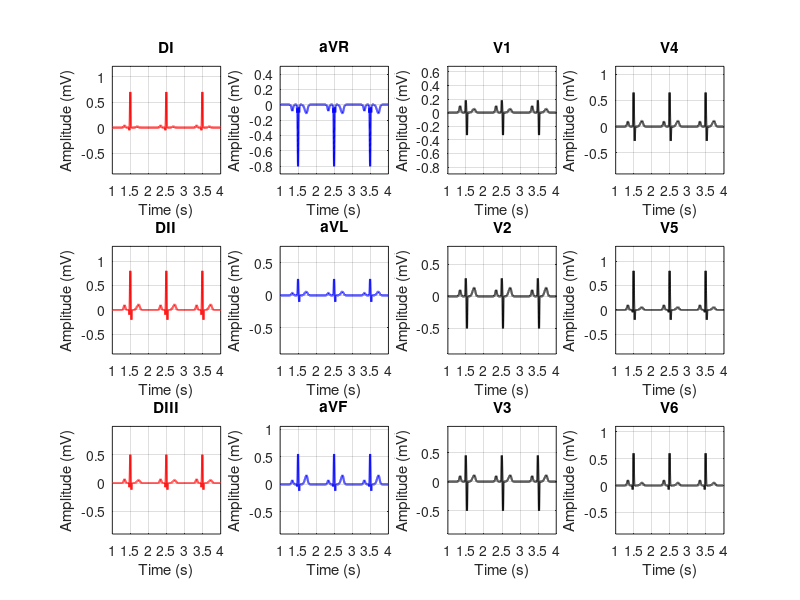

Reproduce this figure in MATLAB. (Note: this script raises an error after producing the figure.)
%CÓDIGO HEartLab - Artificial ECG Signal Generator - Version 3 - 19/07/2024
% This code generates artificial 12-lead ECG signals.
% The signals are generated through sinusoidal functions of different orders.
% It is possible to choose the electrical amplitudes (mV) of the P, Q, R, S, T waves of
% the 12 leads.
% It is possible to choose the heart rate in BPM and the sampling frequency.
% An Electrocardiogram Figure is plotted.
% The generated signals work with a sampling frequency of 4kHz and 8s.
% The code is simple, just run each section.
% Author - José Junior

clear; clc;

%% Values of Sine Functions

NP = 240; NQ = 9000; NR = 1800; NS = 3000; NT = 138;    NTT = 138;  % Exponents of sine functions
DP = 0.5; DQ = 0.08; DR = 0;    DS = -0.1; DT = -0.75; DTT = -0.6; % Phase shifts

FF = 3.149; % Frequency factor of the Mathematical Modeling
FA = 4000; % Sampling frequency

% Values of Amplitudes of P, Q, R, S, T, and TT waves for the 12 Leads
% ---The T wave is formed by two T and TT waves, due to its asymmetry---
Amplitudes = [
      % P        % Q       % R        % S       % T       % TT
    0.0500   -0.0500   0.7000   -0.0020   0.0010   0.0300;   % DI
    -0.080   -0.1000   -0.800   -0.1000   -0.100   -0.050;   % aVR
    0.1000   0.00000   0.1800   -0.3300   0.0500   0.0250;   % V1
    0.1000   0.00000   0.6500   -0.2700   0.1000   0.0500;   % V4
    0.1000   -0.1000   0.8000   -0.2000   0.1000   0.0500;   % DII
    0.0400   0.00000   0.2500   -0.1000   0.0500   0.0250;   % aVL
    0.1000   0.00000   0.2800   -0.5000   0.1200   0.0600;   % V2
    0.1000   -0.0500   0.8000   -0.2000   0.0500   0.0250;   % V5
    0.0700   -0.0750   0.5000   -0.1160   0.0500   0.0250;   % DIII
    0.0750   -0.0400   0.5500   -0.1160   0.1500   0.0625;   % aVF
    0.1000   0.00000   0.4500   -0.5000   0.1000   0.0500;   % V3
    0.1000   -0.0750   0.6000   -0.0020   0.0500   0.0250    % V6
];

% Time and sampling frequency
t = linspace(0,8,8*FA);

% Preallocation of array to store the ECG waves
O_ECG = cell(1, 12);

%% Determination of Heart Rate in BPM

% Choose the Heart Rate by entering a value in BPM
fc = 60;

% Assignment of Value
FF = FF * (fc/60);

%% Generation of Artificial ECG Waveforms

for i = 1:12
    % Extract the Amplitudes for the Current Lead
    AP = Amplitudes(i, 1);
    AQ = Amplitudes(i, 2);
    AR = Amplitudes(i, 3);
    AS = Amplitudes(i, 4);
    AT = Amplitudes(i, 5);
    ATT = Amplitudes(i, 6);
    
    % Calculate the Functions for the Current Lead
    FP = (AP * ((sin(t * FF + DP)).^NP));
    FQ = (AQ * ((sin(t * FF + DQ)).^NQ));
    FR = (AR * ((sin(t * FF + DR)).^NR));
    FS = (AS * ((sin(t * FF + DS)).^NS));
    FT = (AT * ((sin(t * FF + DT)).^NT)) + (ATT * ((sin(t * FF + DTT)).^NTT));
    
    % Sum the Functions to obtain the ECG Waveform
    OD = FP + FQ + FR + FS + FT;
    
    % Store the ECG Waveform in the Corresponding Cell
    O_ECG{i} = OD;
end

%% Plotting the Artificial Electrocardiogram (ECG)

% Creation of the Artificial Electrocardiogram (ECG) Figure
F = figure('color', 'white', 'Position', [40 40 1200 900]);

% List of Names of the 12 Leads
Lead = {'DI', 'aVR', 'V1', 'V4', 'DII', 'aVL', 'V2', 'V5', 'DIII', 'aVF', 'V3', 'V6'};
% List of Colors for each Lead Group
colors = {'r', 'b', 'k', 'k', 'r', 'b', 'k', 'k', 'r', 'b', 'k', 'k'};

% Define time limits
lower_time_limit = 1;  % adjust as necessary
upper_time_limit = 4;  % adjust as necessary

% Generate the Plot for each Lead
for i = 1:12
    subplot(3, 4, i);  % 3 rows and 4 columns of subplots
    plot(t, O_ECG{i}, 'LineWidth', 1.5, 'Color', colors{i});  % Plot the Waveform
    xlabel('Time (s)');  % X-axis
    ylabel('Amplitude (mV)');  % Y-axis
    title(Lead{i});  % Title of the subplot
    grid on;  % Add grid to the subplot
    ylim([-0.9, max(O_ECG{i}) + 0.5]);  % Adjust the Y-axis limits
    xlim([lower_time_limit, upper_time_limit]);  % Adjust the X-axis limits
end

% Create the Formatted Title of the ECG Figure
title = sprintf('Artificial Electrocardiogram - HEartLab - %d BPM', fc);

% Add a General Title for the Figure
sgtitle(title);  % General title of the figure

Time = t; % Time values
F_sample = FA; % Sampling Frequency
Figure_ECG = F; % Save the Figure with the Artificial Electrocardiogram (ECG) Plots
F_BPM = fc; % Heart Rate in BPM

clear AP AQ AR AS AT ATT DP DQ DR DS DT DTT NP NQ NR NS NT NTT 
clear FP FQ FR FS FT 

%% Export Files with the Generated Artificial ECG

I_R = 'Sample'; % File Name: Enter any name
FNR = ['ECG_Data_',I_R,'.mat']; % File Name

% Creating the Structure to Store the Signals and Corresponding Lead Names
ECG_Struct = struct();

% Creating the Variables
for j = 1:12
    ECG_Struct(j).LeadName = Lead{j}; % Store the lead name
    ECG_Struct(j).Signal = O_ECG{j};  % Store the corresponding signal
end

% Define the names of the columns and rows
colNames = {'P', 'Q', 'R', 'S', 'T', 'TT'};
rowNames = {'DI', 'aVR', 'V1', 'V4', 'DII', 'aVL', 'V2', 'V5', 'DIII', 'aVF', 'V3', 'V6'};

% Create the struct of the Amplitudes of the P, Q, R, S, T, and TT Waves of the 12 Leads
Amplitudes_Struct = struct();
for w = 1:length(rowNames)
    for z = 1:length(colNames)
        Amplitudes_Struct.(rowNames{w}).(colNames{z}) = Amplitudes(w, z);
    end
end

% Name of the File to Save the Figure
figureFileName = 'Artificial_Electrocardiogram.fig';

% Save the Figure
savefig(Figure_ECG, figureFileName);

% Saving the Variables
save(FNR, 'ECG_Struct', 'Amplitudes_Struct', 'Time', 'F_sample', 'F_BPM', '-v7.3');
disp(['Variables saved to ', FNR]);

clear i j w z FA FF fc t OD F
clear O_ECG Amplitudes colors Lead FNR I_R title figureFileName
clear colNames rowNames F_sample Time Figure_ECG F_BPM
clear lower_time_limit upper_time_limit

%% Close Images

close all;
